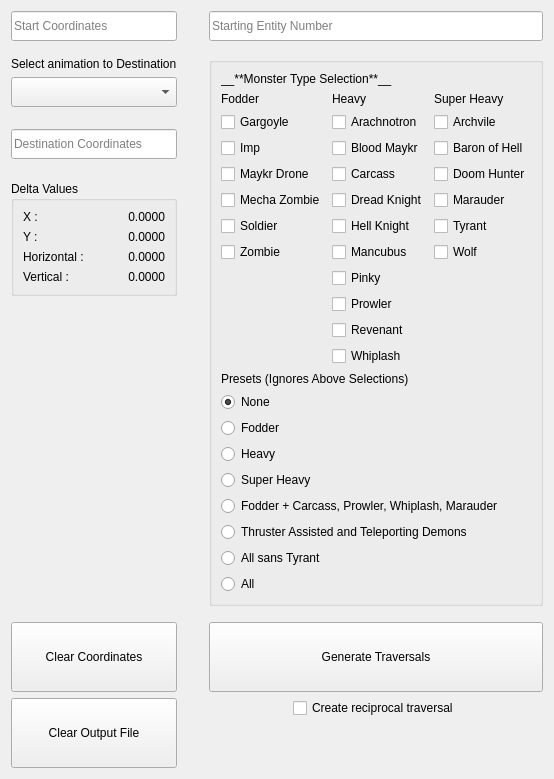
      <widget class="QWidget" name="tab_TraversalInfo">
       <property name="sizePolicy">
        <sizepolicy hsizetype="Preferred" vsizetype="Preferred">
         <horstretch>0</horstretch>
         <verstretch>0</verstretch>
        </sizepolicy>
       </property>
       <attribute name="title">
        <string>Traversal Info</string>
       </attribute>
       <layout class="QVBoxLayout" name="verticalLayout">
        <item>
         <layout class="QGridLayout" name="gridLayout_2" rowstretch="0,0,0,0,0,0,0,0,0,0,0,0">
          <property name="sizeConstraint">
           <enum>QLayout::SetMinimumSize</enum>
          </property>
          <item row="0" column="0">
           <widget class="QLineEdit" name="inputStartCoords">
            <property name="sizePolicy">
             <sizepolicy hsizetype="Preferred" vsizetype="Maximum">
              <horstretch>0</horstretch>
              <verstretch>0</verstretch>
             </sizepolicy>
            </property>
            <property name="minimumSize">
             <size>
              <width>0</width>
              <height>30</height>
             </size>
            </property>
            <property name="toolTip">
             <string>Coordinates for where you want the traversal to start.
For example, if you want a demon to jump up a ledge, the starting coordinates would be from the bottom of the ledge.
Direction does not matter for these coordinates.</string>
            </property>
            <property name="placeholderText">
             <string>Start Coordinates</string>
            </property>
           </widget>
          </item>
          <item row="6" column="0">
           <spacer name="verticalSpacer_6">
            <property name="orientation">
             <enum>Qt::Vertical</enum>
            </property>
            <property name="sizeType">
             <enum>QSizePolicy::Fixed</enum>
            </property>
            <property name="sizeHint" stdset="0">
             <size>
              <width>20</width>
              <height>10</height>
             </size>
            </property>
           </spacer>
          </item>
          <item row="10" column="0">
           <widget class="QPushButton" name="buttonClearCoords">
            <property name="sizePolicy">
             <sizepolicy hsizetype="Minimum" vsizetype="Maximum">
              <horstretch>0</horstretch>
              <verstretch>0</verstretch>
             </sizepolicy>
            </property>
            <property name="minimumSize">
             <size>
              <width>0</width>
              <height>70</height>
             </size>
            </property>
            <property name="text">
             <string>Clear Coordinates</string>
            </property>
           </widget>
          </item>
          <item row="2" column="0">
           <widget class="QLabel" name="labelAnimTypeHeader">
            <property name="sizePolicy">
             <sizepolicy hsizetype="Preferred" vsizetype="Maximum">
              <horstretch>0</horstretch>
              <verstretch>40</verstretch>
             </sizepolicy>
            </property>
            <property name="lineWidth">
             <number>0</number>
            </property>
            <property name="text">
             <string>Select animation to Destination</string>
            </property>
            <property name="textFormat">
             <enum>Qt::MarkdownText</enum>
            </property>
           </widget>
          </item>
          <item row="5" column="0">
           <widget class="QLineEdit" name="inputEndCoords">
            <property name="sizePolicy">
             <sizepolicy hsizetype="Expanding" vsizetype="Maximum">
              <horstretch>0</horstretch>
              <verstretch>40</verstretch>
             </sizepolicy>
            </property>
            <property name="minimumSize">
             <size>
              <width>0</width>
              <height>30</height>
             </size>
            </property>
            <property name="toolTip">
             <string>Coordinates for where you want the traversal to end.
For example, if you want a demon to jump up a ledge, the destination coordinates would be at the top of the ledge.
Direction does not matter for these coordinates.</string>
            </property>
            <property name="placeholderText">
             <string>Destination Coordinates</string>
            </property>
           </widget>
          </item>
          <item row="10" column="1" rowspan="2">
           <spacer name="horizontalSpacer_2">
            <property name="orientation">
             <enum>Qt::Horizontal</enum>
            </property>
            <property name="sizeType">
             <enum>QSizePolicy::Preferred</enum>
            </property>
            <property name="sizeHint" stdset="0">
             <size>
              <width>20</width>
              <height>20</height>
             </size>
            </property>
           </spacer>
          </item>
          <item row="7" column="0">
           <widget class="QGroupBox" name="groupBoxTraversalDelta">
            <property name="sizePolicy">
             <sizepolicy hsizetype="Preferred" vsizetype="Maximum">
              <horstretch>0</horstretch>
              <verstretch>0</verstretch>
             </sizepolicy>
            </property>
            <property name="toolTip">
             <string>The difference between the x, y, and z values of the coordinates you entered</string>
            </property>
            <property name="title">
             <string>Delta Values</string>
            </property>
            <layout class="QFormLayout" name="formLayout">
             <item row="0" column="0" colspan="2">
              <layout class="QGridLayout" name="gridLayout_4">
               <item row="0" column="0">
                <widget class="QLabel" name="labelXDelta">
                 <property name="text">
                  <string>X :</string>
                 </property>
                </widget>
               </item>
               <item row="0" column="1">
                <widget class="QLabel" name="labelValXDelta">
                 <property name="layoutDirection">
                  <enum>Qt::LeftToRight</enum>
                 </property>
                 <property name="text">
                  <string>0.0000</string>
                 </property>
                 <property name="alignment">
                  <set>Qt::AlignRight|Qt::AlignTrailing|Qt::AlignVCenter</set>
                 </property>
                </widget>
               </item>
               <item row="1" column="0">
                <widget class="QLabel" name="labelYDelta">
                 <property name="text">
                  <string>Y : </string>
                 </property>
                </widget>
               </item>
               <item row="1" column="1">
                <widget class="QLabel" name="labelValYDelta">
                 <property name="text">
                  <string>0.0000</string>
                 </property>
                 <property name="alignment">
                  <set>Qt::AlignRight|Qt::AlignTrailing|Qt::AlignVCenter</set>
                 </property>
                </widget>
               </item>
               <item row="2" column="0">
                <widget class="QLabel" name="labelHorDelta">
                 <property name="text">
                  <string>Horizontal :</string>
                 </property>
                </widget>
               </item>
               <item row="2" column="1">
                <widget class="QLabel" name="labelValHorDelta">
                 <property name="text">
                  <string>0.0000</string>
                 </property>
                 <property name="alignment">
                  <set>Qt::AlignRight|Qt::AlignTrailing|Qt::AlignVCenter</set>
                 </property>
                </widget>
               </item>
               <item row="3" column="0">
                <widget class="QLabel" name="labelVerDelta">
                 <property name="text">
                  <string>Vertical :</string>
                 </property>
                </widget>
               </item>
               <item row="3" column="1">
                <widget class="QLabel" name="labelValVerDelta">
                 <property name="text">
                  <string>0.0000</string>
                 </property>
                 <property name="alignment">
                  <set>Qt::AlignRight|Qt::AlignTrailing|Qt::AlignVCenter</set>
                 </property>
                </widget>
               </item>
              </layout>
             </item>
            </layout>
           </widget>
          </item>
          <item row="9" column="0" colspan="3">
           <spacer name="verticalSpacer_2">
            <property name="orientation">
             <enum>Qt::Vertical</enum>
            </property>
            <property name="sizeType">
             <enum>QSizePolicy::Fixed</enum>
            </property>
            <property name="sizeHint" stdset="0">
             <size>
              <width>20</width>
              <height>10</height>
             </size>
            </property>
           </spacer>
          </item>
          <item row="10" column="2" alignment="Qt::AlignVCenter">
           <widget class="QPushButton" name="buttonGenerateTraversal">
            <property name="sizePolicy">
             <sizepolicy hsizetype="Preferred" vsizetype="Maximum">
              <horstretch>0</horstretch>
              <verstretch>0</verstretch>
             </sizepolicy>
            </property>
            <property name="minimumSize">
             <size>
              <width>0</width>
              <height>70</height>
             </size>
            </property>
            <property name="baseSize">
             <size>
              <width>0</width>
              <height>0</height>
             </size>
            </property>
            <property name="text">
             <string>Generate Traversals</string>
            </property>
           </widget>
          </item>
          <item row="11" column="0">
           <widget class="QPushButton" name="buttonClearOutput">
            <property name="sizePolicy">
             <sizepolicy hsizetype="Minimum" vsizetype="Maximum">
              <horstretch>0</horstretch>
              <verstretch>0</verstretch>
             </sizepolicy>
            </property>
            <property name="minimumSize">
             <size>
              <width>0</width>
              <height>70</height>
             </size>
            </property>
            <property name="text">
             <string>Clear Output File</string>
            </property>
           </widget>
          </item>
          <item row="0" column="2">
           <widget class="QLineEdit" name="inputEntityNum">
            <property name="sizePolicy">
             <sizepolicy hsizetype="Expanding" vsizetype="Maximum">
              <horstretch>0</horstretch>
              <verstretch>0</verstretch>
             </sizepolicy>
            </property>
            <property name="minimumSize">
             <size>
              <width>0</width>
              <height>30</height>
             </size>
            </property>
            <property name="toolTip">
             <string>The starting entity number is the number appended to the name of the generated entity.
For example, if you set it to 24 and made a traversal info for soldiers, then the generated entity would be named mod_info_traversal_soldier_00024.
This number automatically increments by 1 after every generated entity.</string>
            </property>
            <property name="placeholderText">
             <string>Starting Entity Number</string>
            </property>
           </widget>
          </item>
          <item row="11" column="2" alignment="Qt::AlignHCenter|Qt::AlignTop">
           <widget class="QCheckBox" name="selectReciprocalTraversal">
            <property name="sizePolicy">
             <sizepolicy hsizetype="Preferred" vsizetype="Maximum">
              <horstretch>0</horstretch>
              <verstretch>0</verstretch>
             </sizepolicy>
            </property>
            <property name="layoutDirection">
             <enum>Qt::LeftToRight</enum>
            </property>
            <property name="text">
             <string>Create reciprocal traversal</string>
            </property>
           </widget>
          </item>
          <item row="4" column="0">
           <spacer name="verticalSpacer">
            <property name="orientation">
             <enum>Qt::Vertical</enum>
            </property>
            <property name="sizeType">
             <enum>QSizePolicy::Fixed</enum>
            </property>
            <property name="sizeHint" stdset="0">
             <size>
              <width>20</width>
              <height>10</height>
             </size>
            </property>
           </spacer>
          </item>
          <item row="1" column="0" colspan="3">
           <spacer name="verticalSpacer_4">
            <property name="orientation">
             <enum>Qt::Vertical</enum>
            </property>
            <property name="sizeType">
             <enum>QSizePolicy::Preferred</enum>
            </property>
            <property name="sizeHint" stdset="0">
             <size>
              <width>20</width>
              <height>10</height>
             </size>
            </property>
           </spacer>
          </item>
          <item row="3" column="0">
           <widget class="QComboBox" name="comboBoxAnimSelect">
            <property name="sizePolicy">
             <sizepolicy hsizetype="Preferred" vsizetype="Maximum">
              <horstretch>0</horstretch>
              <verstretch>0</verstretch>
             </sizepolicy>
            </property>
            <property name="minimumSize">
             <size>
              <width>0</width>
              <height>30</height>
             </size>
            </property>
            <property name="toolTip">
             <string>The animation you want the demon to use to move from the start to the destination</string>
            </property>
            <property name="maxVisibleItems">
             <number>45</number>
            </property>
           </widget>
          </item>
          <item row="8" column="0">
           <spacer name="verticalSpacer_3">
            <property name="orientation">
             <enum>Qt::Vertical</enum>
            </property>
            <property name="sizeType">
             <enum>QSizePolicy::Preferred</enum>
            </property>
            <property name="sizeHint" stdset="0">
             <size>
              <width>20</width>
              <height>200</height>
             </size>
            </property>
           </spacer>
          </item>
          <item row="2" column="2" rowspan="7">
           <widget class="QGroupBox" name="groupBoxMonsterSelect">
            <property name="sizePolicy">
             <sizepolicy hsizetype="Preferred" vsizetype="Preferred">
              <horstretch>0</horstretch>
              <verstretch>0</verstretch>
             </sizepolicy>
            </property>
            <property name="title">
             <string/>
            </property>
            <layout class="QGridLayout" name="gridLayout">
             <item row="5" column="2">
              <widget class="QCheckBox" name="demonSelect_17">
               <property name="text">
                <string>Baron of Hell</string>
               </property>
              </widget>
             </item>
             <item row="10" column="1">
              <widget class="QCheckBox" name="demonSelect_21">
               <property name="text">
                <string>Pinky</string>
               </property>
              </widget>
             </item>
             <item row="9" column="1">
              <widget class="QCheckBox" name="demonSelect_20">
               <property name="text">
                <string>Mancubus</string>
               </property>
              </widget>
             </item>
             <item row="9" column="2">
              <widget class="QCheckBox" name="demonSelect_15">
               <property name="text">
                <string>Wolf</string>
               </property>
              </widget>
             </item>
             <item row="4" column="0">
              <widget class="QCheckBox" name="demonSelect_6">
               <property name="text">
                <string>Gargoyle</string>
               </property>
              </widget>
             </item>
             <item row="5" column="1">
              <widget class="QCheckBox" name="demonSelect_2">
               <property name="text">
                <string>Blood Maykr</string>
               </property>
              </widget>
             </item>
             <item row="18" column="0">
              <widget class="QRadioButton" name="radioButtonPresetHeavyInfo">
               <property name="text">
                <string>Heavy</string>
               </property>
              </widget>
             </item>
             <item row="4" column="1">
              <widget class="QCheckBox" name="demonSelect_14">
               <property name="text">
                <string>Arachnotron</string>
               </property>
              </widget>
             </item>
             <item row="7" column="1">
              <widget class="QCheckBox" name="demonSelect_5">
               <property name="text">
                <string>Dread Knight</string>
               </property>
              </widget>
             </item>
             <item row="6" column="0">
              <widget class="QCheckBox" name="demonSelect_12">
               <property name="text">
                <string>Maykr Drone</string>
               </property>
              </widget>
             </item>
             <item row="19" column="0">
              <widget class="QRadioButton" name="radioButtonPresetSuperHeavyInfo">
               <property name="text">
                <string>Super Heavy</string>
               </property>
              </widget>
             </item>
             <item row="22" column="0" colspan="3">
              <widget class="QRadioButton" name="radioButtonPresetBInfo">
               <property name="text">
                <string>All sans Tyrant</string>
               </property>
              </widget>
             </item>
             <item row="8" column="1">
              <widget class="QCheckBox" name="demonSelect_18">
               <property name="text">
                <string>Hell Knight</string>
               </property>
              </widget>
             </item>
             <item row="20" column="0" colspan="3">
              <widget class="QRadioButton" name="radioButtonPresetAInfo">
               <property name="text">
                <string>Fodder + Carcass, Prowler, Whiplash, Marauder</string>
               </property>
              </widget>
             </item>
             <item row="21" column="0" colspan="3">
              <widget class="QRadioButton" name="radioButtonPresetDInfo">
               <property name="toolTip">
                <string>Soldier, Revenant, Doom Hunter, Maykr Drone, Prowler, and Archvile</string>
               </property>
               <property name="text">
                <string>Thruster Assisted and Teleporting Demons</string>
               </property>
              </widget>
             </item>
             <item row="9" column="0">
              <widget class="QCheckBox" name="demonSelect_16">
               <property name="text">
                <string>Zombie</string>
               </property>
              </widget>
             </item>
             <item row="2" column="0">
              <widget class="QLabel" name="labelMonsterType_Fodder">
               <property name="lineWidth">
                <number>0</number>
               </property>
               <property name="text">
                <string>Fodder</string>
               </property>
               <property name="textFormat">
                <enum>Qt::MarkdownText</enum>
               </property>
              </widget>
             </item>
             <item row="2" column="1">
              <widget class="QLabel" name="labelMonsterType_Heavy">
               <property name="lineWidth">
                <number>0</number>
               </property>
               <property name="text">
                <string>Heavy</string>
               </property>
               <property name="textFormat">
                <enum>Qt::MarkdownText</enum>
               </property>
              </widget>
             </item>
             <item row="5" column="0">
              <widget class="QCheckBox" name="demonSelect_19">
               <property name="text">
                <string>Imp</string>
               </property>
              </widget>
             </item>
             <item row="6" column="1">
              <widget class="QCheckBox" name="demonSelect_3">
               <property name="text">
                <string>Carcass</string>
               </property>
              </widget>
             </item>
             <item row="12" column="1">
              <widget class="QCheckBox" name="demonSelect_8">
               <property name="text">
                <string>Prowler</string>
               </property>
              </widget>
             </item>
             <item row="8" column="2">
              <widget class="QCheckBox" name="demonSelect_10">
               <property name="text">
                <string>Tyrant</string>
               </property>
              </widget>
             </item>
             <item row="6" column="2">
              <widget class="QCheckBox" name="demonSelect_4">
               <property name="text">
                <string>Doom Hunter</string>
               </property>
              </widget>
             </item>
             <item row="8" column="0">
              <widget class="QCheckBox" name="demonSelect_22">
               <property name="text">
                <string>Soldier</string>
               </property>
              </widget>
             </item>
             <item row="7" column="2">
              <widget class="QCheckBox" name="demonSelect_7">
               <property name="text">
                <string>Marauder</string>
               </property>
              </widget>
             </item>
             <item row="23" column="0" colspan="3">
              <widget class="QRadioButton" name="radioButtonPresetCInfo">
               <property name="text">
                <string>All</string>
               </property>
              </widget>
             </item>
             <item row="4" column="2">
              <widget class="QCheckBox" name="demonSelect_1">
               <property name="text">
                <string>Archvile</string>
               </property>
              </widget>
             </item>
             <item row="14" column="1">
              <widget class="QCheckBox" name="demonSelect_11">
               <property name="text">
                <string>Whiplash</string>
               </property>
              </widget>
             </item>
             <item row="13" column="1">
              <widget class="QCheckBox" name="demonSelect_9">
               <property name="text">
                <string>Revenant</string>
               </property>
              </widget>
             </item>
             <item row="7" column="0">
              <widget class="QCheckBox" name="demonSelect_13">
               <property name="text">
                <string>Mecha Zombie</string>
               </property>
              </widget>
             </item>
             <item row="2" column="2">
              <widget class="QLabel" name="labelMonsterType_SHeavy">
               <property name="lineWidth">
                <number>0</number>
               </property>
               <property name="text">
                <string>Super Heavy</string>
               </property>
               <property name="textFormat">
                <enum>Qt::MarkdownText</enum>
               </property>
              </widget>
             </item>
             <item row="1" column="0" colspan="3">
              <widget class="QLabel" name="labelMonsterTypeHeader">
               <property name="lineWidth">
                <number>0</number>
               </property>
               <property name="text">
                <string>__**Monster Type Selection**__</string>
               </property>
               <property name="textFormat">
                <enum>Qt::MarkdownText</enum>
               </property>
              </widget>
             </item>
             <item row="15" column="0" colspan="3">
              <widget class="QLabel" name="labelMonsterTypePresetInfo">
               <property name="lineWidth">
                <number>0</number>
               </property>
               <property name="text">
                <string>Presets (Ignores Above Selections)</string>
               </property>
               <property name="textFormat">
                <enum>Qt::MarkdownText</enum>
               </property>
              </widget>
             </item>
             <item row="16" column="0" colspan="2">
              <widget class="QRadioButton" name="radioButtonPresetNoneInfo">
               <property name="text">
                <string>None</string>
               </property>
               <property name="checked">
                <bool>true</bool>
               </property>
              </widget>
             </item>
             <item row="17" column="0" colspan="2">
              <widget class="QRadioButton" name="radioButtonPresetFodderInfo">
               <property name="text">
                <string>Fodder</string>
               </property>
              </widget>
             </item>
            </layout>
           </widget>
          </item>
         </layout>
        </item>
       </layout>
      </widget>
